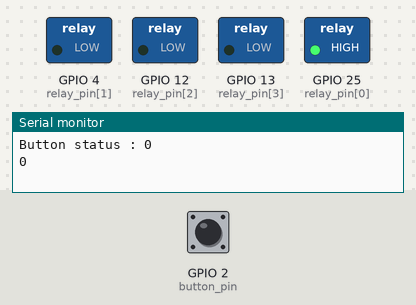
A sketch run on a simulated ESP32. Shown: switched loads named in the sketch (green lamp = pin HIGH), the last lines printed to the serial monitor. The inputs (shaded band) are chosen by the test bench; at power-on: GPIO 2 (button_pin) LOW.

Above: at 0.5 s.
At 1.5 s:
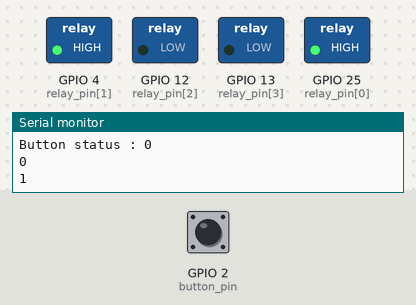
At 2.5 s:
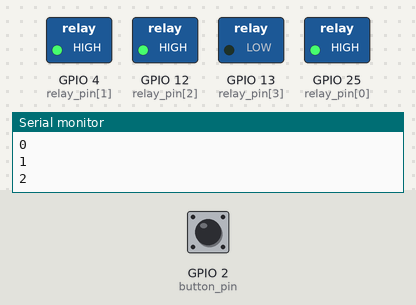
At 3.5 s:
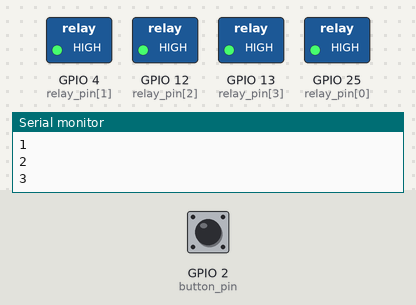
Timing chart, 0 to 4.6 s (numbered marks = the images above):
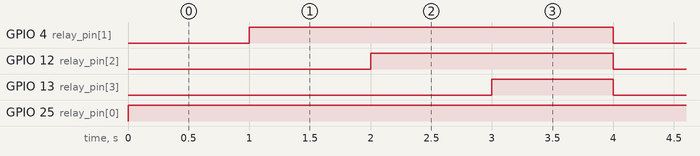

Measured:
- by itself, GPIO 4 (relay_pin[1]): alternates HIGH for 3.0 s and LOW for 1.0 s
- by itself, GPIO 12 (relay_pin[2]): alternates HIGH for 2.0 s and LOW for 2.0 s
- by itself, GPIO 13 (relay_pin[3]): alternates HIGH for 1.0 s and LOW for 3.0 s
- by itself, GPIO 25 (relay_pin[0]): LOW → HIGH at 0.00 s

The sketch:

02_input_putput.ino
```cpp
int relay_pin[4] = {25, 4, 12, 13};
int button_pin = 2;
void setup() {
  // put your setup code here, to run once:
  Serial.begin(115200);
  for(int i=0;i<4;i++){
    pinMode(relay_pin[i],OUTPUT);
  }

  pinMode(button_pin,INPUT);

}

void loop() {
  // put your main code here, to run repeatedly:
  Serial.print("Button status : ");
  Serial.println(digitalRead(button_pin));
  for(int i=0;i<4;i++){
    digitalWrite(relay_pin[i],1);
    Serial.println(i);
    delay(1000);
  }
  for(int i=0;i<4;i++){
    digitalWrite(relay_pin[i],0);
  }

}
```
